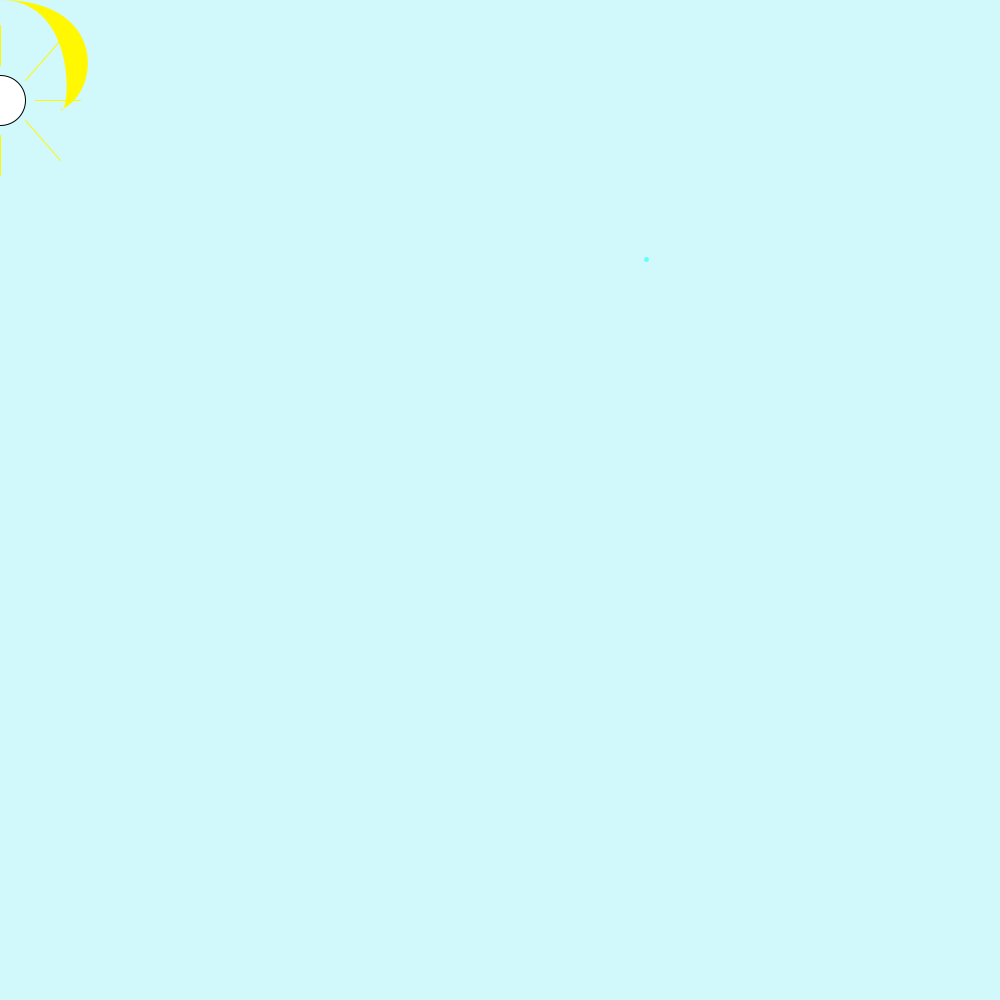
Frame 1 (no input)
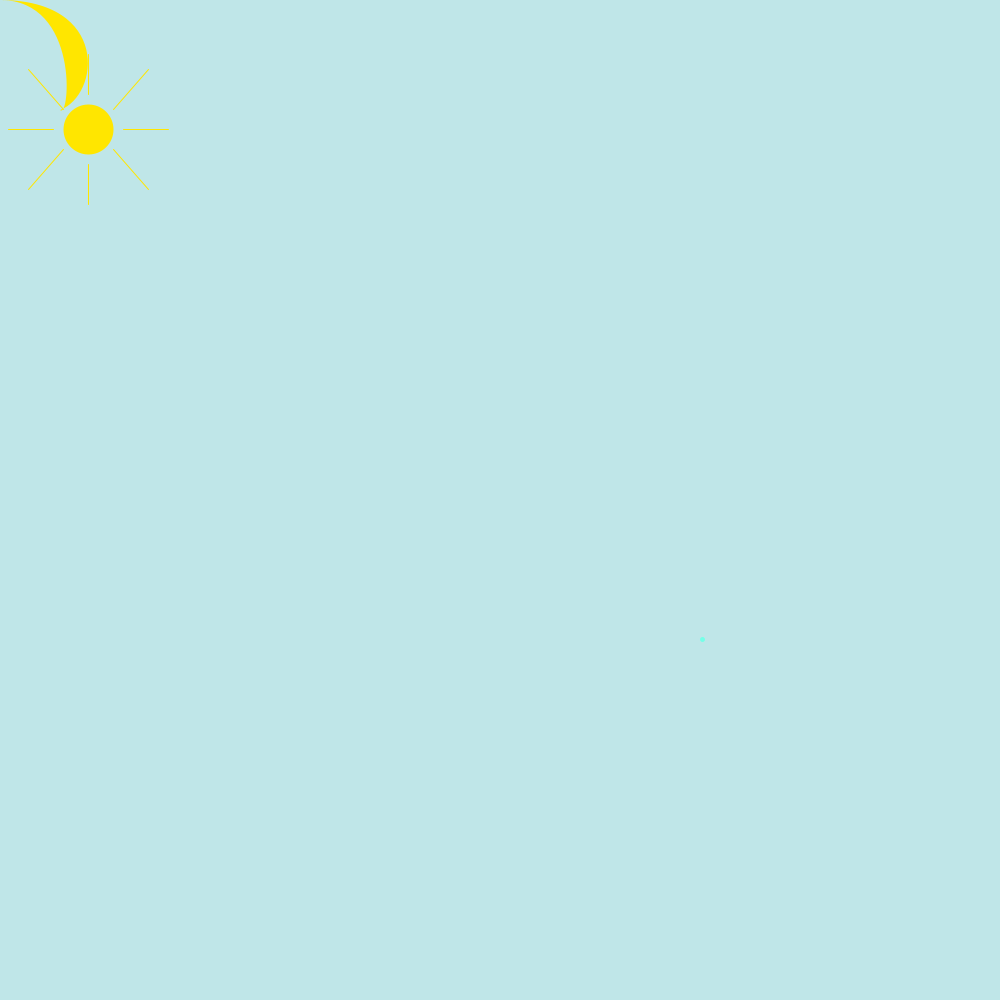
Frame 60 (the mouse pressed at the canvas centre just before this capture)
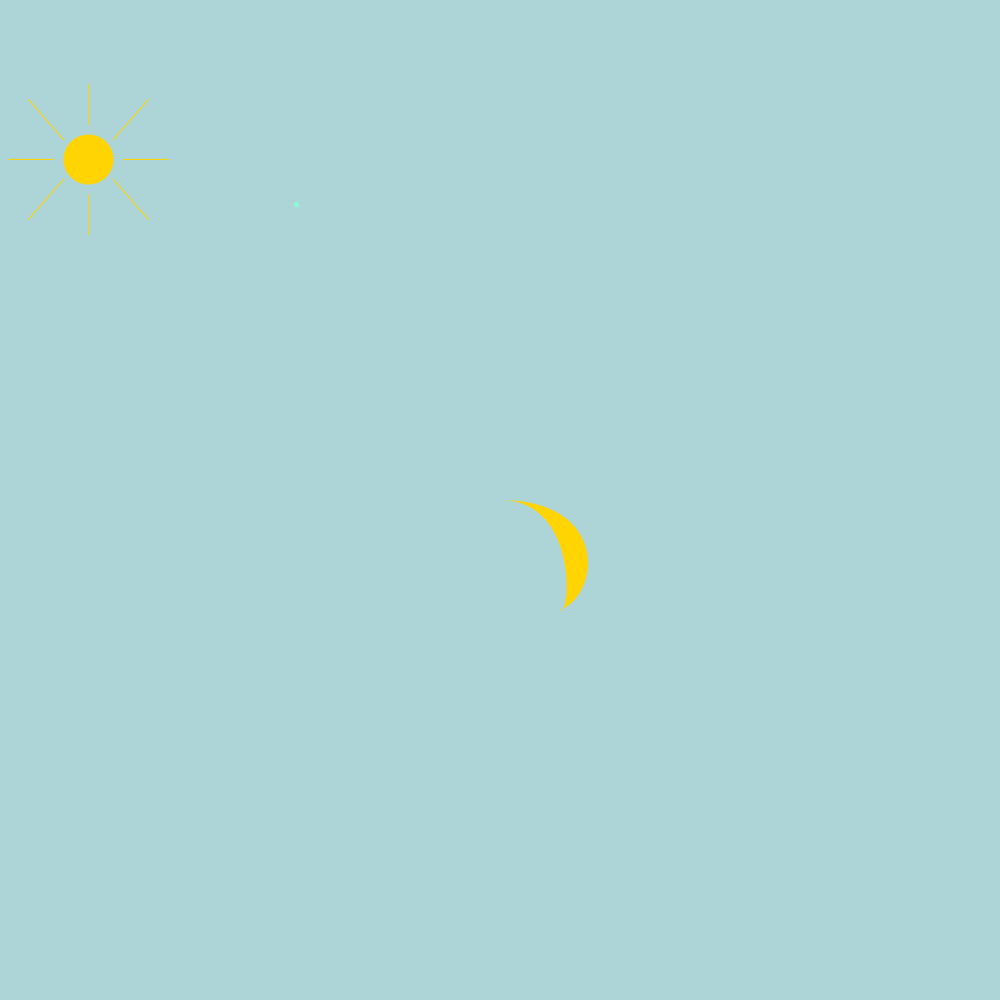
Frame 120 (the mouse held since frame 60 and released just before this capture)

The Processing sketch that drew these frames (run headless with seeded random() and noise(); from frame 60 on, the mouse is pressed at the canvas centre):

// Processing sketch: sketch_02_Sunset
// ── sketch_02_Sunset.pde
//Sunset, Homework for Day02
//Lele Schlaich
//This program draws a moving sun, a moon as mouse at day and sparkly stars at night
//everything changes colors to show the sunset till night
//The sun goes back to the left of the screen when pressing the mouse
//and the whole sunset becomes faster when pressing a key

//initialisation

float x = 0;
float y =100;

float rot = 350;
float gruen = 248;
float blau = 250;

float rotBackground = 209;
float rotStern = 100;

int xStandort ; 
int yStandort ;

float a;
float b;

//setup
void setup() {
  size(1000, 1000);
  frameRate(15); //langsam - bei keyklick schneller!

 }
 
//draw
 void draw() {
 
  background(rotBackground, gruen, blau); //damit nur 1 Sonne und Farbveränderung- hier und nicht im setup!
  
  //sonne
  strokeWeight(1);
  ellipse (x, y, 50, 50);
  fill (rot, gruen, 0);
  stroke(rot, gruen, 0); //farben
  line ( x, y-35, x, y-75);
  line ( x, y+35, x, y+75);
  line ( x+80, y, x+35, y);
  line ( x-80, y, x-35, y);
  line ( x-60, y-60, x-25, y-20);
  line ( x+60, y-60, x+25, y-20);
  line ( x+60, y+60, x+25, y+20);
  line ( x-60, y+60, x-25, y+20); 
  
  //sonne bewegung
  x=x+1.5; 
  y=y+0.5;
 
  //farbveränderung
  rot = rot-0.3;
  gruen = gruen-0.3;
  blau = blau-0.3; 
  
  rotBackground = rotBackground-0.3;
  
  
  //kleine sterne
  strokeWeight(5);
  stroke(rotStern, 255, blau);
  a = random(1000);
  b = random(1000);
  point(a,b); 
  
  rotStern= rotStern +0.3;
  
  //moon
  beginShape();
  noStroke();
  vertex(mouseX,mouseY);
  bezierVertex(mouseX+110, mouseY, mouseX+100, mouseY+95, mouseX+60, mouseY+110);
  bezierVertex(mouseX+70, mouseY+120, mouseX+80, mouseY, mouseX, mouseY);
  endShape(); //mond
    
  //moon position
  xStandort= mouseX;
  yStandort= mouseY;
    println("x bei "+xStandort+", y bei ="+yStandort); 
}


void keyPressed() {
  
   //wird schneller
   frameRate(x+10); 

}

   
   void mousePressed() {
  
   //sun back to x=0 
   x=0;
}
